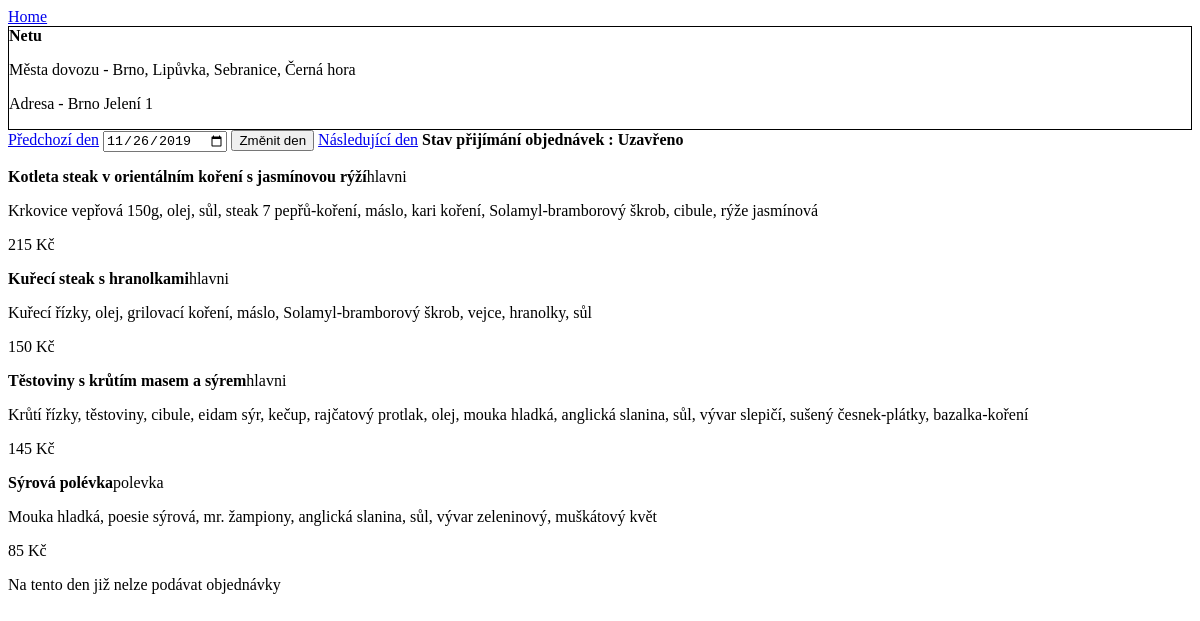
/jidlo/jidelnicek.php?jidelna=1&den=2019-11-26, run on an earlier commit of the app's database.
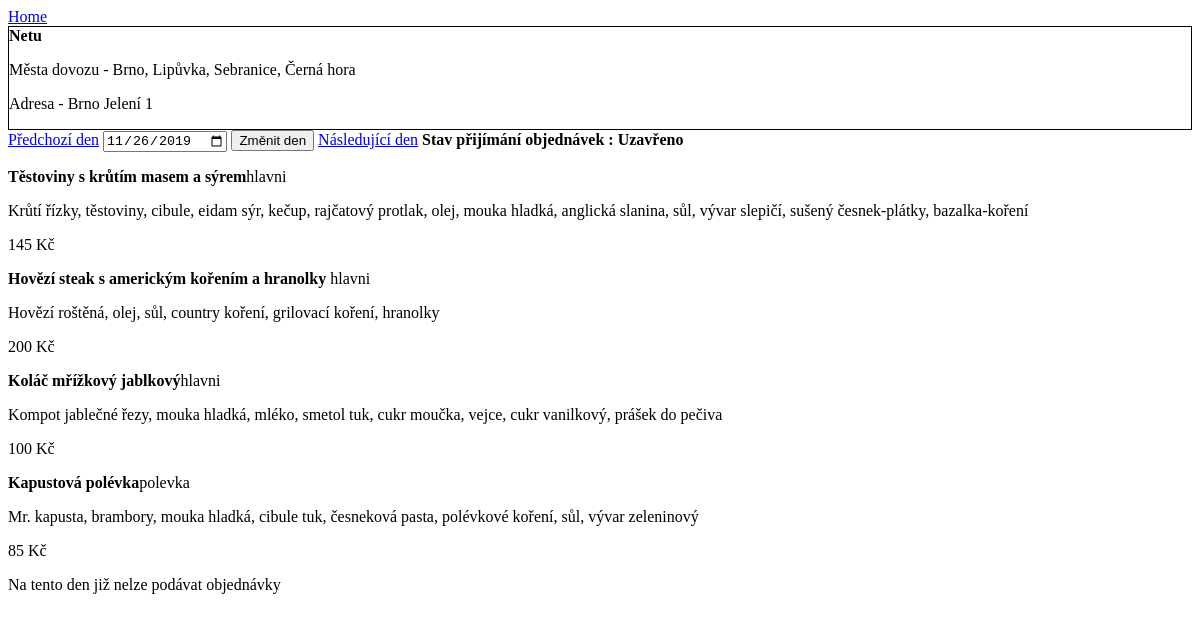
And on a later commit of the database.
### tables this page shows
CREATE TABLE `jidelna` (
  `id` int(11) NOT NULL AUTO_INCREMENT,
  `nazev` varchar(200) NOT NULL,
  `mesto` varchar(100) NOT NULL,
  `adresa` varchar(200) NOT NULL,
  `operator` int(11) DEFAULT NULL,
  `stav` bit(1) NOT NULL DEFAULT b'0',
  PRIMARY KEY (`id`),
  KEY `mesto` (`mesto`),
  KEY `operator` (`operator`),
  CONSTRAINT `jidelna_ibfk_3` FOREIGN KEY (`mesto`) REFERENCES `mesta` (`Nazev`),
  CONSTRAINT `jidelna_ibfk_4` FOREIGN KEY (`operator`) REFERENCES `user` (`id`) ON UPDATE CASCADE
);

CREATE TABLE `jidla_v_nabidce` (
  `id` int(11) NOT NULL AUTO_INCREMENT,
  `nabidka` int(11) NOT NULL,
  `jidlo` int(11) NOT NULL,
  PRIMARY KEY (`id`),
  KEY `jidlo` (`jidlo`),
  KEY `nabidka` (`nabidka`),
  CONSTRAINT `jidla_v_nabidce_ibfk_1` FOREIGN KEY (`jidlo`) REFERENCES `jidlo` (`id`) ON DELETE CASCADE,
  CONSTRAINT `jidla_v_nabidce_ibfk_2` FOREIGN KEY (`nabidka`) REFERENCES `nabidka` (`id`) ON DELETE CASCADE
);

CREATE TABLE `jidlo` (
  `id` int(11) NOT NULL AUTO_INCREMENT,
  `nazev` varchar(200) NOT NULL,
  `popis` text NOT NULL,
  `typ` varchar(100) NOT NULL,
  `ob` varchar(200) DEFAULT NULL,
  `cena` int(11) DEFAULT NULL,
  PRIMARY KEY (`id`)
);

### functions.php (called while the page is built, shortened)
<?php
function dbconnect(){
	$db = new mysqli("localhost","methack","heslo","iis_jidelna");
    $db->set_charset("UTF8");
    return $db;
}
function getMestaDovozu(int $id){
    $sql = "SELECT mesto FROM mesta_dovozu WHERE jidelna = $id";
    $db = dbconnect();
    $mesta_dovozu = "";
    $prvni = true;
    $load_mesta_dovozu = $db->query($sql);
    if($load_mesta_dovozu->num_rows>0){
        while($row = $load_mesta_dovozu->fetch_assoc()){
            if($prvni){
                $mesta_dovozu = $row['mesto'];
                $prvni = false;
            }else{
                $mesta_dovozu = $mesta_dovozu.", ".$row['mesto'];
            }
        }
    }
    return $mesta_dovozu == "" ? "-" : $mesta_dovozu;
}
?>

### jidlo/jidelnicek.php (the view, shortened to what this page needs)
<?php
include '../functions.php';
if(isset($_GET['jidelna']))
    if(filter_input(INPUT_GET, "jidelna", FILTER_VALIDATE_INT))
        $jidelna = filter_input(INPUT_GET, "jidelna");
    else
        header("Location:../index.php");
else
    header("Location:../index.php");
if(isset($_GET['den']))
    $den = filter_input(INPUT_GET, "den", FILTER_SANITIZE_STRING);
else
    $den = date('Y-m-d');
$kontrola = true;
?>
<!DOCTYPE html>
<html>
	<head>
		<link rel="stylesheet" href="./styles/styles.css">
	</head>
	<body>
    <main>
        <a href="../index.php">Home</a>
        <?php
            $db = dbconnect();
            $sql = "SELECT nazev, adresa, mesto FROM jidelna WHERE id = $jidelna AND stav = 1";
            if($jidelny = $db->prepare($sql)){;
                $jidelny->execute();
                $jidelny->bind_result($nazev, $adresa, $mesto);
                if($jidelny->fetch()){
                    echo "<a href='./jidelnicek.php?jidelna=$jidelna' style='text-decoration : none; color: black;'><div style='border : 1px solid black;'>";
                    echo "<b>$nazev</b>";
                    echo "<p>Města dovozu - ".getMestaDovozu($jidelna)."</p>";
                    echo "<p>Adresa - $mesto $adresa</p>";
                    echo "</div></a>";
                }else{
                    echo "Nepodařilo se načíst jídelníček jídelny s daným id";
                    $kontrola = false;
                }
            }else{
                echo "Nepodařilo se načíst jídelníček";
                $kontrola = false;
            }
        ?>
            <a href="./jidelnicek.php?jidelna=<?php echo $jidelna;?>&den=<?php echo date('Y-m-d', strtotime($den . ' -1 day'));?>">Předchozí den</a>
            <form method="get" action="jidelnicek.php" style="display: inline-block;">
                <input type="date" name="den"  value="<?php echo $den;?>">
                <input type="submit" value="Změnit den">
            </form>
            <a href="./jidelnicek.php?jidelna=<?php echo $jidelna;?>&den=<?php echo date('Y-m-d', strtotime($den . ' +1 day'));?>">Následující den</a>
        <?php
            $sql = "SELECT id, stav FROM nabidka WHERE jidelna = $jidelna AND den = '$den'";
            if($jidelny = $db->prepare($sql)){
                $jidelny->execute();
                $jidelny->bind_result($id, $stav);
                if($jidelny->fetch()){
                    if($stav == "Otevřeno"){
                        $dnes = date('Y-m-d', strtotime("+1 day"));
                        if($dnes >= $den){
                            $sql_update_stav = "UPDATE nabidka SET stav = 'Uzavřeno' WHERE jidelna = $jidelna AND den = '$den'";
                            if($updt = $db->prepare($sql_update_stav)){
                                $stav = "Uzavřeno";
                            }
                        }
                    }
                    echo "<b>Stav přijímání objednávek : $stav</b><br>";
                    $sql_jidla_v_nabidce = "SELECT jidlo FROM jidla_v_nabidce WHERE nabidka = $id";
                    $jidla_v_nabidce = $db->query($sql_jidla_v_nabidce);
                    if($jidla_v_nabidce->num_rows > 0){
                        while($row = $jidla_v_nabidce->fetch_assoc()){
                            $sql_info_jidlo = "SELECT nazev, popis, typ, ob, cena FROM jidlo WHERE id = ".$row['jidlo'];
                            if($jidlo_info = $db->prepare($sql_info_jidlo)){
                                $jidlo_info->execute();
                                $jidlo_info->bind_result($nazev, $popis, $typ, $ob, $cena);
                                if($jidlo_info->fetch()){
                                    echo "<b>$nazev</b>$typ";
                                    echo "<p>$popis</p>";
                                    echo "<p>$cena Kč</p>";
                                }else{
                                    echo "Toto jídlo neexistuje";
                                }
                            }
                        }
                    }else{
                        echo "V nabídce nejsou žádná jídla";
                        $kontrola = false;
                    }
                }else{
                    echo "Jídelna na tento den nemá sestavený jídelníček";
                    $kontrola = false;
                }
            }else{
                echo "Nepodařilo se načíst jídelníček";
                $kontrola = false;
            }
        ?>
    </main>
    <section>
        <?php
            if($stav == "Otevřeno" && $kontrola){
                echo "<form action='./jidlo.php' method='post'>";
                echo "<input type='hidden' name='jidelna' value='$jidelna' >";
                echo "<input type='hidden' name='den' value='$den' >";
                echo "<input type='submit' name='obj' value='Objednat si jídlo'>";
                echo "</form>";
            }else if($stav == "Uzavřeno" && $kontrola){
                echo "Na tento den již nelze podávat objednávky";
            }else if($kontrola){
                echo "Na tento den již byla podána vaše objednávka";
            }
        ?>
    </section>
	</body>
</html>

What changed in the data, as far as the page shows it:
removed jidla_v_nabidce: jidlo.nazev "Kotleta steak v orientálním koření s jasmínovou rýží", jidlo.typ "hlavni", jidlo.popis "Krkovice vepřová 150g, olej, sůl, steak 7 pepřů-koření, máslo, kari koření, Solamyl-bramborový škrob, cibule, rýže jasmínová", jidlo.cena "215"
removed jidla_v_nabidce: jidlo.nazev "Kuřecí steak s hranolkami", jidlo.typ "hlavni", jidlo.popis "Kuřecí řízky, olej, grilovací koření, máslo, Solamyl-bramborový škrob, vejce, hranolky, sůl", jidlo.cena "150"
removed jidla_v_nabidce: jidlo.nazev "Sýrová polévka", jidlo.typ "polevka", jidlo.popis "Mouka hladká, poesie sýrová, mr. žampiony, anglická slanina, sůl, vývar zeleninový, muškátový květ", jidlo.cena "85"
added jidla_v_nabidce: jidlo.nazev "Hovězí steak s americkým kořením a hranolky", jidlo.typ "hlavni", jidlo.popis "Hovězí roštěná, olej, sůl, country koření, grilovací koření, hranolky", jidlo.cena "200"
added jidla_v_nabidce: jidlo.nazev "Koláč mřížkový jablkový", jidlo.typ "hlavni", jidlo.popis "Kompot jablečné řezy, mouka hladká, mléko, smetol tuk, cukr moučka, vejce, cukr vanilkový, prášek do pečiva", jidlo.cena "100"
added jidla_v_nabidce: jidlo.nazev "Kapustová polévka", jidlo.typ "polevka", jidlo.popis "Mr. kapusta, brambory, mouka hladká, cibule tuk, česneková pasta, polévkové koření, sůl, vývar zeleninový", jidlo.cena "85"
